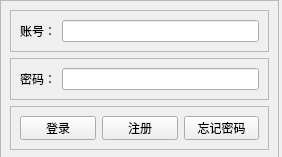
<?xml version="1.0" encoding="UTF-8"?>
<ui version="4.0">
 <class>Login</class>
 <widget class="QWidget" name="Login">
  <property name="geometry">
   <rect>
    <x>0</x>
    <y>0</y>
    <width>282</width>
    <height>157</height>
   </rect>
  </property>
  <property name="windowTitle">
   <string>Form</string>
  </property>
  <widget class="QFrame" name="frame_4">
   <property name="geometry">
    <rect>
     <x>0</x>
     <y>0</y>
     <width>279</width>
     <height>160</height>
    </rect>
   </property>
   <property name="frameShape">
    <enum>QFrame::StyledPanel</enum>
   </property>
   <property name="frameShadow">
    <enum>QFrame::Raised</enum>
   </property>
   <layout class="QVBoxLayout" name="verticalLayout">
    <item>
     <widget class="QFrame" name="frame">
      <property name="frameShape">
       <enum>QFrame::StyledPanel</enum>
      </property>
      <property name="frameShadow">
       <enum>QFrame::Raised</enum>
      </property>
      <layout class="QHBoxLayout" name="horizontalLayout">
       <item>
        <widget class="QLabel" name="id">
         <property name="text">
          <string>账号：</string>
         </property>
        </widget>
       </item>
       <item>
        <widget class="QLineEdit" name="idE"/>
       </item>
      </layout>
     </widget>
    </item>
    <item>
     <widget class="QFrame" name="frame_2">
      <property name="frameShape">
       <enum>QFrame::StyledPanel</enum>
      </property>
      <property name="frameShadow">
       <enum>QFrame::Raised</enum>
      </property>
      <layout class="QHBoxLayout" name="horizontalLayout_2">
       <item>
        <widget class="QLabel" name="password">
         <property name="text">
          <string>密码：</string>
         </property>
        </widget>
       </item>
       <item>
        <widget class="QLineEdit" name="passwordE">
         <property name="echoMode">
          <enum>QLineEdit::PasswordEchoOnEdit</enum>
         </property>
        </widget>
       </item>
      </layout>
     </widget>
    </item>
    <item>
     <widget class="QFrame" name="frame_3">
      <property name="frameShape">
       <enum>QFrame::StyledPanel</enum>
      </property>
      <property name="frameShadow">
       <enum>QFrame::Raised</enum>
      </property>
      <layout class="QHBoxLayout" name="horizontalLayout_4">
       <item>
        <layout class="QHBoxLayout" name="horizontalLayout_3">
         <item>
          <widget class="QPushButton" name="enter">
           <property name="text">
            <string>登录</string>
           </property>
          </widget>
         </item>
         <item>
          <widget class="QPushButton" name="registered">
           <property name="text">
            <string>注册</string>
           </property>
          </widget>
         </item>
         <item>
          <widget class="QPushButton" name="forgotPassword">
           <property name="text">
            <string>忘记密码</string>
           </property>
          </widget>
         </item>
        </layout>
       </item>
      </layout>
     </widget>
    </item>
   </layout>
  </widget>
 </widget>
 <resources/>
 <connections/>
</ui>
